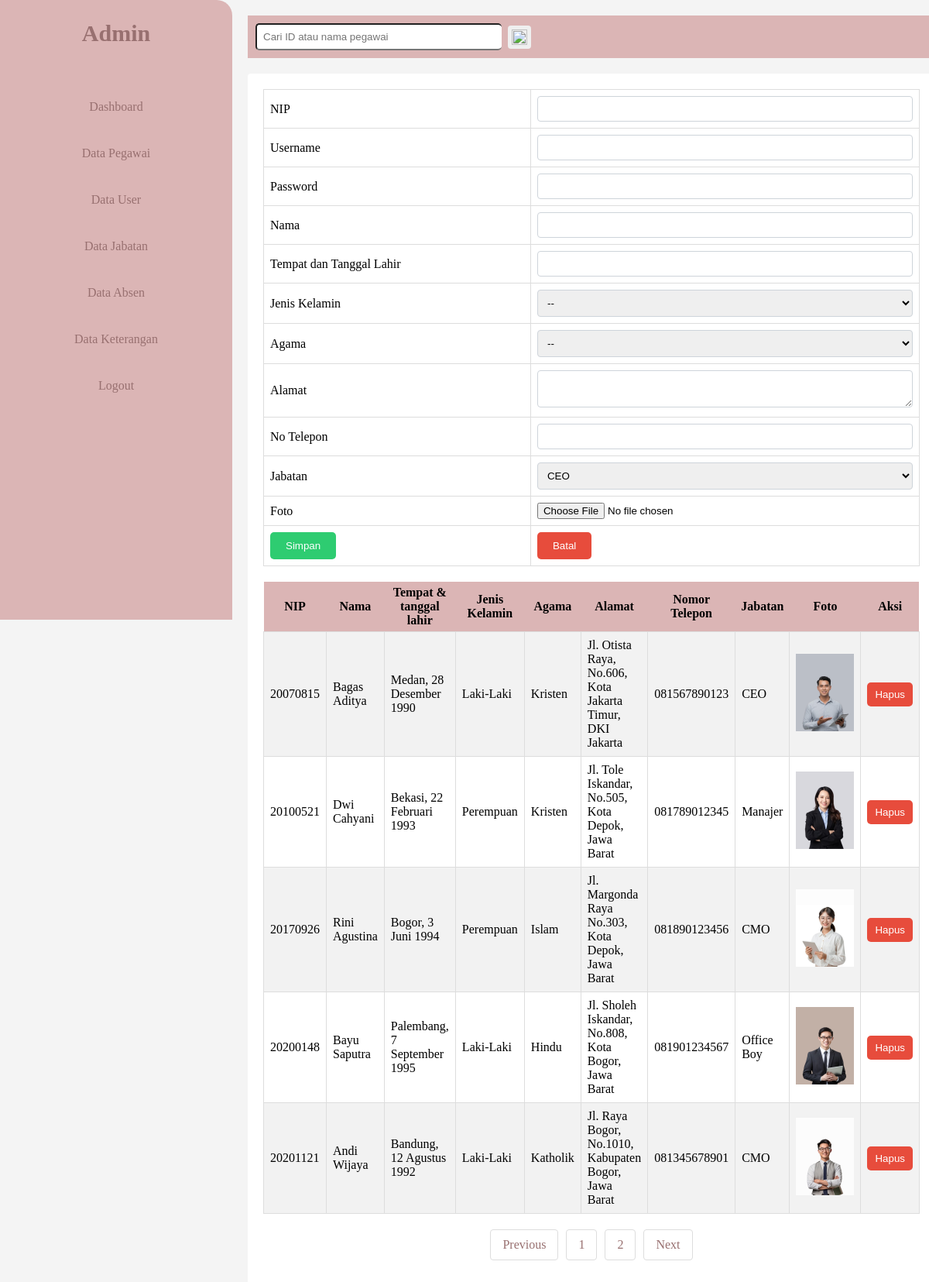
/datakaryawan.php (signed in), run on the app's committed database.
### tables this page shows
CREATE TABLE `tbl_karyawan` (
  `id_karyawan` int(15) NOT NULL,
  `username` varchar(50) NOT NULL,
  `password` varchar(50) NOT NULL,
  `nama` varchar(255) NOT NULL,
  `tmp_tgl_lahir` varchar(255) NOT NULL,
  `jenkel` varchar(20) NOT NULL,
  `agama` varchar(255) NOT NULL,
  `alamat` text NOT NULL,
  `no_tel` varchar(20) NOT NULL,
  `jabatan` varchar(255) NOT NULL,
  `foto` varchar(255) NOT NULL
);

### paging.php (the view, shortened to what this page needs)
<head>
</head>
<?php
include 'koneksi.php';
$batas = 5;
$halaman = isset($_GET['halaman']) ? (int)$_GET['halaman'] : 1;
$halaman_awal = ($halaman>1) ? ($halaman * $batas) - $batas : 0;
$data_karyawan = mysqli_query($koneksi, "SELECT * FROM tbl_karyawan LIMIT $halaman_awal, $batas");
while ($row=mysqli_fetch_array($data_karyawan)) {
 ?>
<tr>
    <td><?php echo $row['id_karyawan']; ?></td>
    <td><?php echo $row['nama']; ?></td>
    <td><?php echo $row['tmp_tgl_lahir']; ?></td>
    <td><?php echo $row['jenkel']; ?></td>
    <td><?php echo $row['agama']; ?></td>
    <td><?php echo $row['alamat']; ?></td>
    <td><?php echo $row['no_tel']; ?></td>
    <td><?php echo $row['jabatan']; ?></td>
    <td><img src="images/<?php echo $row['foto'];?>" ></td>
    <td><a href="hapus.php?id_karyawan=<?php echo $row['id_karyawan']; ?>"><button class="btn-hapus" onclick="return confirm('yakin ingin dihapus?');">Hapus</button></a></td>
</tr>
<?php } ?>

### karyawandata.css (style rules this page uses)
body { margin: 0; padding: 0; }
.table-data-main tbody tr:nth-child(even) { background-color: #f2f2f2; }
.table-data-main td { padding: 8px; border: 1px solid #ddd; }
.table-data-main img { max-width: 100px; max-height: 100px; object-fit: cover; }

### paging.php (style rules this page uses)
.btn-hapus { padding: 8px 10px; border: none; border-radius: 5px; color: #fff; cursor: pointer; background-color: #e74c3c; }

### data on the page
tbl_karyawan: id_karyawan "20070815", nama "Bagas Aditya", tmp_tgl_lahir "Medan, 28 Desember 1990", jenkel "Laki-Laki", agama "Kristen", alamat "Jl. Otista Raya, No.606, Kota Jakarta Timur, DKI Jakarta", no_tel "081567890123", jabatan "CEO", foto (picture)
tbl_karyawan: id_karyawan "20100521", nama "Dwi Cahyani", tmp_tgl_lahir "Bekasi, 22 Februari 1993", jenkel "Perempuan", agama "Kristen", alamat "Jl. Tole Iskandar, No.505, Kota Depok, Jawa Barat", no_tel "081789012345", jabatan "Manajer", foto (picture)
tbl_karyawan: id_karyawan "20170926", nama "Rini Agustina", tmp_tgl_lahir "Bogor, 3 Juni 1994", jenkel "Perempuan", agama "Islam", alamat "Jl. Margonda Raya No.303, Kota Depok, Jawa Barat", no_tel "081890123456", jabatan "CMO", foto (picture)
tbl_karyawan: id_karyawan "20200148", nama "Bayu Saputra", tmp_tgl_lahir "Palembang, 7 September 1995", jenkel "Laki-Laki", agama "Hindu", alamat "Jl. Sholeh Iskandar, No.808, Kota Bogor, Jawa Barat", no_tel "081901234567", jabatan "Office Boy", foto (picture)
tbl_karyawan: id_karyawan "20201121", nama "Andi Wijaya", tmp_tgl_lahir "Bandung, 12 Agustus 1992", jenkel "Laki-Laki", agama "Katholik", alamat "Jl. Raya Bogor, No.1010, Kabupaten Bogor, Jawa Barat", no_tel "081345678901", jabatan "CMO", foto (picture)

### other printed values
form field jabatan "CEO"
